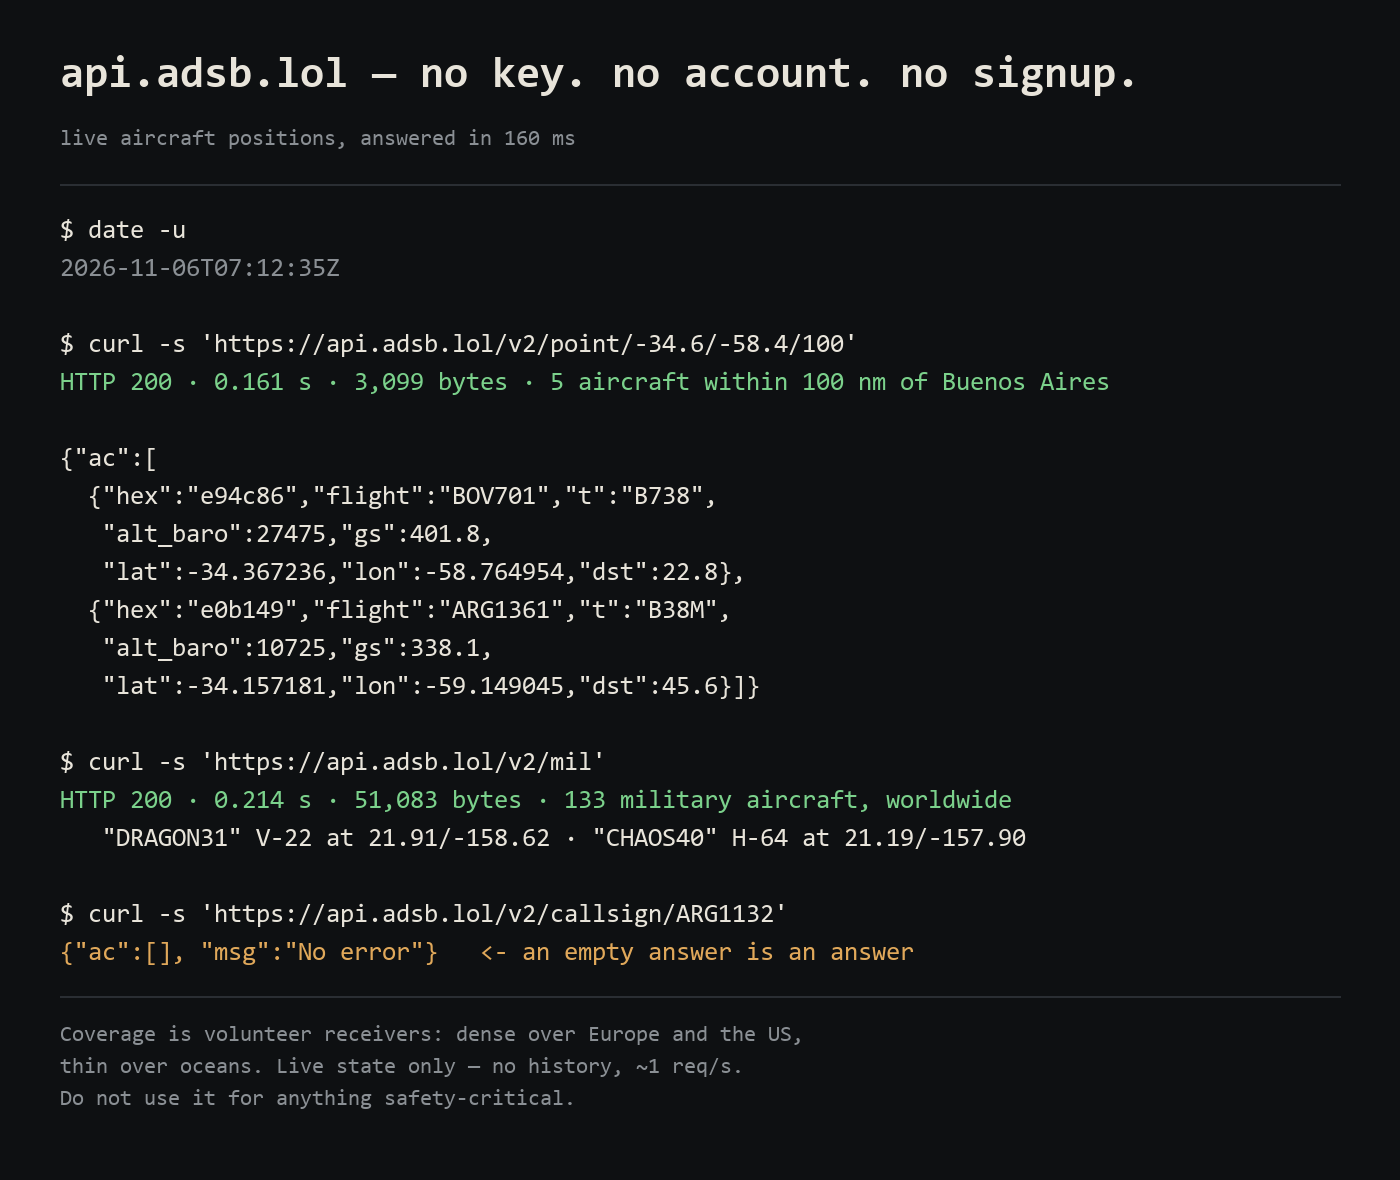

Recreate this plot in Python.
"""Proof card for the adsb.lol claim (poidh arbitrum #339). Real captured output only."""
import json
from PIL import Image, ImageDraw, ImageFont

W, H = 1400, 1180
BG = (0x0E, 0x10, 0x12)
FG = (0xE8, 0xE4, 0xDA)
DIM = (0x8A, 0x8F, 0x94)
GRN = (0x7B, 0xD1, 0x8B)
AMB = (0xE0, 0xA8, 0x5A)


def mono(size, bold=False):
    for p in (f"C:/Windows/Fonts/consola{'b' if bold else ''}.ttf",
              "C:/Windows/Fonts/cour.ttf",
              "/usr/share/fonts/truetype/dejavu/DejaVuSansMono.ttf"):
        try:
            return ImageFont.truetype(p, size)
        except Exception:
            continue
    return ImageFont.load_default()


F = mono(26)
FB = mono(26, True)
FT = mono(44, True)
FS = mono(22)

img = Image.new("RGB", (W, H), BG)
d = ImageDraw.Draw(img)

y = 54
d.text((60, y), "api.adsb.lol — no key. no account. no signup.", font=FT, fill=FG)
y += 74
d.text((60, y), "live aircraft positions, answered in 160 ms", font=FS, fill=DIM)
y += 56
d.line([(60, y), (W - 60, y)], fill=(0x2A, 0x2E, 0x33), width=2)
y += 34

lines = [
    ("$ date -u", FG),
    ("2026-11-06T07:12:35Z", DIM),
    ("", FG),
    ("$ curl -s 'https://api.adsb.lol/v2/point/-34.6/-58.4/100'", FG),
    ("HTTP 200 · 0.161 s · 3,099 bytes · 5 aircraft within 100 nm of Buenos Aires", GRN),
    ("", FG),
    ('{"ac":[', FG),
    ('  {"hex":"e94c86","flight":"BOV701","t":"B738",', FG),
    ('   "alt_baro":27475,"gs":401.8,', FG),
    ('   "lat":-34.367236,"lon":-58.764954,"dst":22.8},', FG),
    ('  {"hex":"e0b149","flight":"ARG1361","t":"B38M",', FG),
    ('   "alt_baro":10725,"gs":338.1,', FG),
    ('   "lat":-34.157181,"lon":-59.149045,"dst":45.6}]}', FG),
    ("", FG),
    ("$ curl -s 'https://api.adsb.lol/v2/mil'", FG),
    ("HTTP 200 · 0.214 s · 51,083 bytes · 133 military aircraft, worldwide", GRN),
    ('   "DRAGON31" V-22 at 21.91/-158.62 · "CHAOS40" H-64 at 21.19/-157.90', FG),
    ("", FG),
    ("$ curl -s 'https://api.adsb.lol/v2/callsign/ARG1132'", FG),
    ('{"ac":[], "msg":"No error"}   <- an empty answer is an answer', AMB),
]
for text, col in lines:
    d.text((60, y), text, font=F, fill=col)
    y += 38

y += 18
d.line([(60, y), (W - 60, y)], fill=(0x2A, 0x2E, 0x33), width=2)
y += 28
d.text((60, y), "Coverage is volunteer receivers: dense over Europe and the US,", font=FS, fill=DIM)
y += 32
d.text((60, y), "thin over oceans. Live state only — no history, ~1 req/s.", font=FS, fill=DIM)
y += 32
d.text((60, y), "Do not use it for anything safety-critical.", font=FS, fill=DIM)

img.save("proof_adsb.png", optimize=True)
print("wrote proof_adsb.png", img.size)
